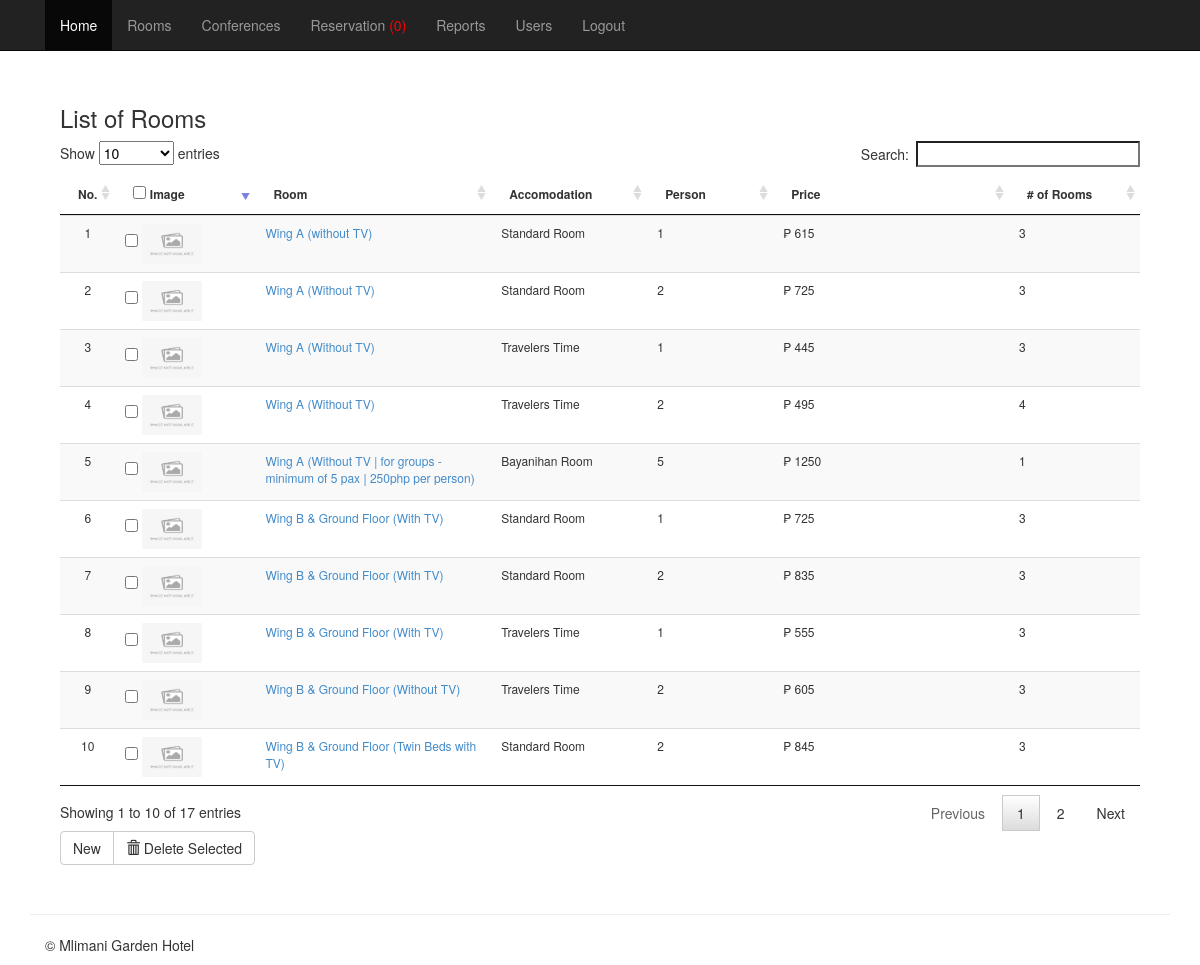
/admin/mod_room/index.php (signed in), run on the app's committed database.
### tables this page shows
CREATE TABLE IF NOT EXISTS `tblroom` (
  `ROOMID` int(11) NOT NULL AUTO_INCREMENT,
  `ROOMNUM` int(11) NOT NULL,
  `ACCOMID` int(11) NOT NULL,
  `ROOM` varchar(30) NOT NULL,
  `ROOMDESC` varchar(255) NOT NULL,
  `NUMPERSON` int(11) NOT NULL,
  `PRICE` double NOT NULL,
  `ROOMIMAGE` varchar(255) NOT NULL,
  PRIMARY KEY (`ROOMID`),
  KEY `ACCOMID` (`ACCOMID`)
);

CREATE TABLE IF NOT EXISTS `tblaccomodation` (
  `ACCOMID` int(11) NOT NULL AUTO_INCREMENT,
  `ACCOMODATION` varchar(30) NOT NULL,
  `ACCOMDESC` varchar(90) NOT NULL,
  PRIMARY KEY (`ACCOMID`)
);

### admin/mod_room/index.php (called while the page is built, shortened)
<?php
require_once '../themes/backendTemplate.php';
?>

### includes/database.php (called while the page is built, shortened)
<?php
class Database {
	var $sql_string = '';
	private $conn;
	public function open_connection() {
		$this->conn = mysqli_connect(DB_SERVER,DB_USER,DB_PASS,DB_NAME);
	}
	function setQuery($sql='') {
		$this->sql_string=$sql;
	}
	function executeQuery() {
		$result = mysqli_query($this->conn, $this->sql_string);
		return $result;
	}
	private function confirm_query($result) {
		return $result;
	}
	function loadResultList( $key='' ) {
		$cur = $this->executeQuery();
		$array = array();
		while ($row = mysqli_fetch_object( $cur )) {
			if ($key) {
				$array[$row->$key] = $row;
			} else {
				$array[] = $row;
			}
		}
		return $array;
	}
}
$mydb = new Database();
?>

### admin/mod_room/list.php (the view, shortened to what this page needs)
<div class="container">
			<div class="panel-body">
			<h3 align="left">List of Rooms</h3>
			    <form action="controller.php?action=delete" Method="POST">
				<table id="example" style="font-size:12px" class="table table-striped table-hover table-responsive"  cellspacing="0">
				  <thead>
				  	<tr  >
				  	<th>No.</th>
				  		<th align="left"  width="100">
				  		 <input type="checkbox" name="chkall" id="chkall" onclick="return checkall('selector[]');">
				  		Image</th>
				  		<th align="left"  width="200">Room</th>
				  		<th align="left" width="120">Accomodation</th>
				  		<th align="left" width="90">Person</th>
				  		<th align="left"  width="200">Price</th>
				  		<th># of Rooms</th>
				  	</tr>
				  </thead>
				  <tbody>
				  	<?php
				  		$mydb->setQuery("SELECT *,ACCOMODATION FROM tblroom r, tblaccomodation a WHERE r.ACCOMID = a.ACCOMID ORDER BY  ROOMID ASC ");
				  		$cur = $mydb->loadResultList();
						foreach ($cur as $result) {
							if(!is_file($result->ROOMIMAGE))
							$result->ROOMIMAGE = WEB_ROOT.'no-img.png';
				  		echo '<tr>';
						echo '<td width="5%" align="center"></td>';
				  		echo '<td align="left"  width="120"><input type="checkbox" name="selector[]" id="selector[]" value="'.$result->ROOMID. '"/>
				  				<a href="#"  class="roomImg" data-id="'.$result->ROOMID.'" title="Click here to Change Image."><img src="'. $result->ROOMIMAGE.'" width="60" height="40" title="'. $result->ROOM .'"/></a></td>';
						echo '<td><a href="index.php?view=edit&id='.$result->ROOMID.'">'. $result->ROOM.' ('. $result->ROOMDESC.')</a></td>';
						echo '<td>'. $result->ACCOMODATION.'</td>';
				  		echo '<td>'. $result->NUMPERSON.'</td>';
				  		echo '<td> &#8369 '. $result->PRICE.'</td>';
				  		echo '<td>'.$result->ROOMNUM.' </td>';
				  		echo '</tr>';
				  	}
				  	?>
				  </tbody>
				</table>
				<div class="btn-group">
				  <a href="index.php?view=add" class="btn btn-default">New</a>
				  <button type="submit" class="btn btn-default" name="delete"><span class="glyphicon glyphicon-trash"></span> Delete Selected</button>
				</div>
				</form>
	  		</div>
</div>

### admin/css/offcanvas.css (style rules this page uses)
body { padding-top: 70px; }

### data on the page
tblroom: ROOM "Wing A", ROOMDESC "without TV", ACCOMID.ACCOMODATION "Standard Room", NUMPERSON "1", PRICE "615", ROOMNUM "3"
tblroom: ROOM "Wing A", ROOMDESC "Without TV", ACCOMID.ACCOMODATION "Standard Room", NUMPERSON "2", PRICE "725", ROOMNUM "3"
tblroom: ROOM "Wing A", ROOMDESC "Without TV", ACCOMID.ACCOMODATION "Travelers Time", NUMPERSON "1", PRICE "445", ROOMNUM "3"
tblroom: ROOM "Wing A", ROOMDESC "Without TV", ACCOMID.ACCOMODATION "Travelers Time", NUMPERSON "2", PRICE "495", ROOMNUM "4"
tblroom: ROOM "Wing A", ROOMDESC "Without TV | for groups - minimum of 5 pax | 250php per person", ACCOMID.ACCOMODATION "Bayanihan Room", NUMPERSON "5", PRICE "1250", ROOMNUM "1"
tblroom: ROOM "Wing B & Ground Floor", ROOMDESC "With TV", ACCOMID.ACCOMODATION "Standard Room", NUMPERSON "1", PRICE "725", ROOMNUM "3"
tblroom: ROOM "Wing B & Ground Floor", ROOMDESC "With TV", ACCOMID.ACCOMODATION "Standard Room", NUMPERSON "2", PRICE "835", ROOMNUM "3"
tblroom: ROOM "Wing B & Ground Floor", ROOMDESC "With TV", ACCOMID.ACCOMODATION "Travelers Time", NUMPERSON "1", PRICE "555", ROOMNUM "3"
tblroom: ROOM "Wing B & Ground Floor", ROOMDESC "Without TV", ACCOMID.ACCOMODATION "Travelers Time", NUMPERSON "2", PRICE "605", ROOMNUM "3"
tblroom: ROOM "Wing B & Ground Floor", ROOMDESC "Twin Beds with TV", ACCOMID.ACCOMODATION "Standard Room", NUMPERSON "2", PRICE "845", ROOMNUM "3"

### other printed values
$result->Total "0"
